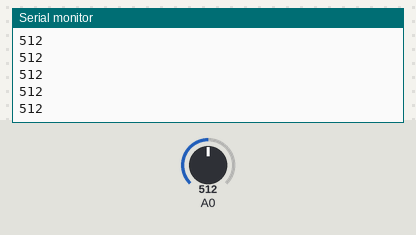
Bench run of a sketch on a simulated Arduino Uno, built with avr-gcc and run on an emulated ATmega328P. Shown: the last lines printed to the serial monitor. Inputs (shaded band) come from the test bench; at power-on: A0 = 512.

Above: at 1.2 s.
1.3 s: A0 set to 716
At 1.9 s:
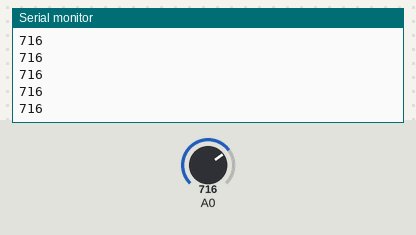
2.8 s: A0 set to 900
At 3.6 s:
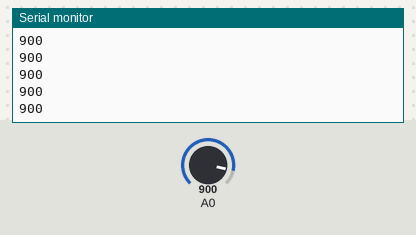
Timing chart, 0 to 5.8 s (numbered marks = the images above; inputs shaded):
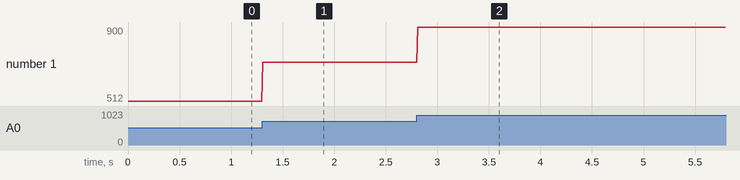

The sketch:

Medindo_a_luminosidade.ino
```cpp
// C++ code
//
int luminosidae = 0;

void setup()
{
  pinMode(A0, INPUT);
  Serial.begin(9600);
}

void loop()
{
  luminosidae = analogRead(A0);
  Serial.println(luminosidae);
  delay(10); // Delay a little bit to improve simulation performance
}
```

Measured:
- after the input at 1.3 s, the serial monitor: prints a new line at once (image 1)
- after the input at 2.8 s, the serial monitor: prints a new line at once (image 2)
- plotted number 1: 512 → 716 after the input at 1.3 s, 716 → 900 after the input at 2.8 s
